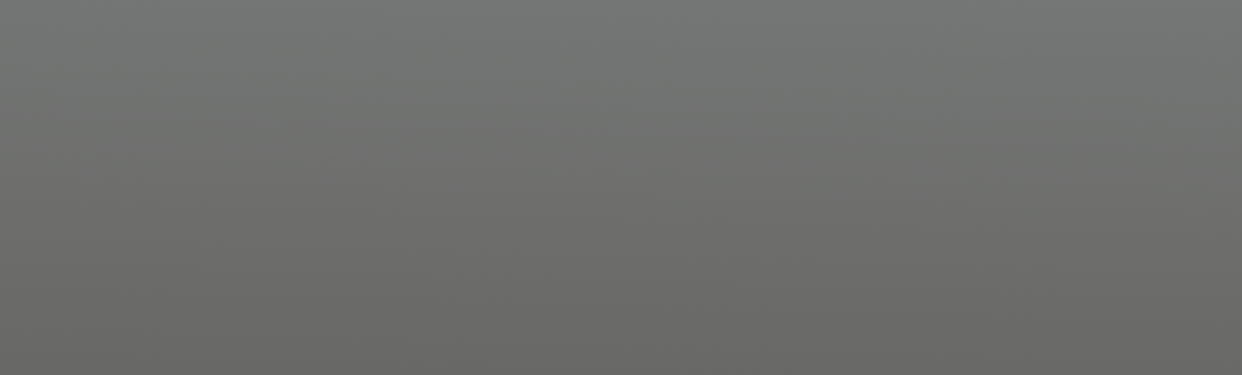
#> input picture dev/fog_mask.png, 1242 x 375 px, given in place of 000062.png, which was not available
$ jupyter execute --allow-errors darken.ipynb
#> lines starting #> are read from the running program, lines starting #| are printed output that depends on the picture; pictures that were not available may be replaced by others from this repository, and a replacement may not be noted
[cell 1]
from PIL import Image, ImageEnhance
import cv2
import numpy as np
import os
import numpy as np

[cell 2]
def darken_highlights(image_path, output_image_path, decrease_percent):
#> called with image_path = '000062.png', output_image_path = 'output_image.png', decrease_percent = 0.75
    img = cv2.imread(image_path)
#> img is the input picture: shape (375, 1242, 3); mean B, G, R 109.7, 111.2, 110.1
    hsv = cv2.cvtColor(img, cv2.COLOR_BGR2HSV)
#> hsv: shape (375, 1242, 3); mean H, S, V 52.7, 3.7, 111.2

    h, s, v = cv2.split(hsv)
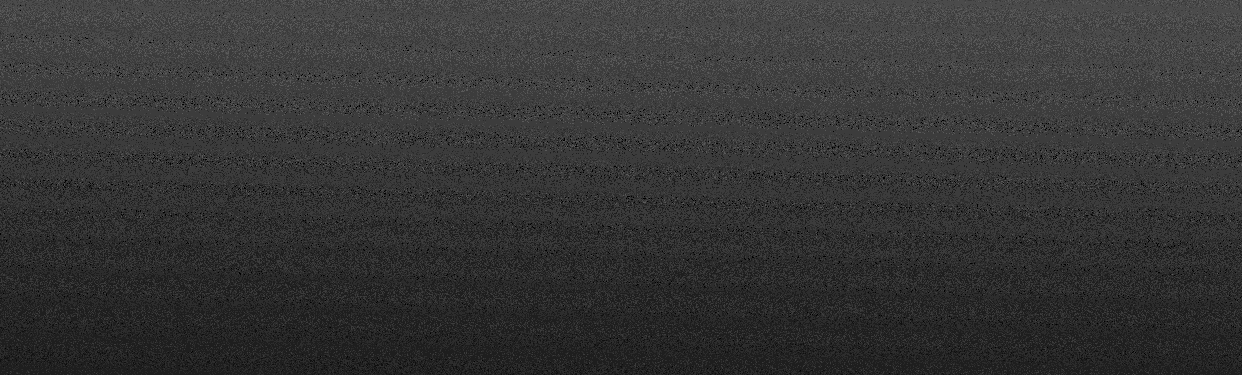
#> h: shape (375, 1242); min 0, max 90, mean 52.7
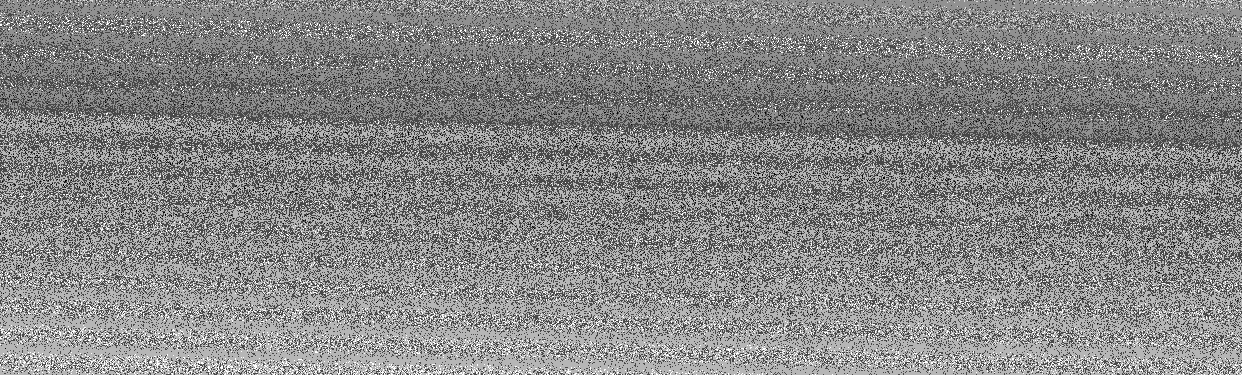
#> s: shape (375, 1242); min 0, max 7, mean 3.71; drawn with min black and max white
    v = np.where(v <= 160, v, v * decrease_percent * 0.4).astype(np.uint8)
    v = np.where(v <= 127, v, v * decrease_percent * 0.9).astype(np.uint8)
    v = np.where(v <= 100, v, v * decrease_percent).astype(np.uint8)
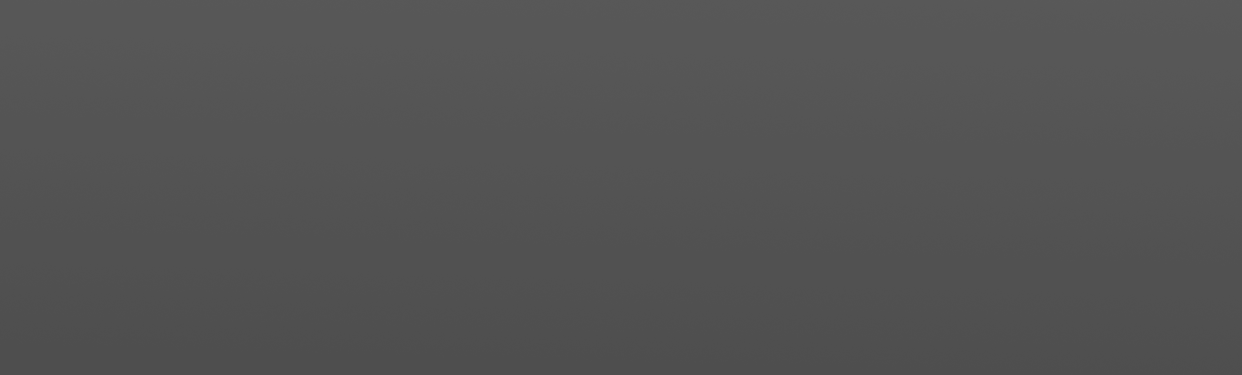
#> v: shape (375, 1242); min 78, max 89, mean 83
    s= np.uint8(s*0.8)
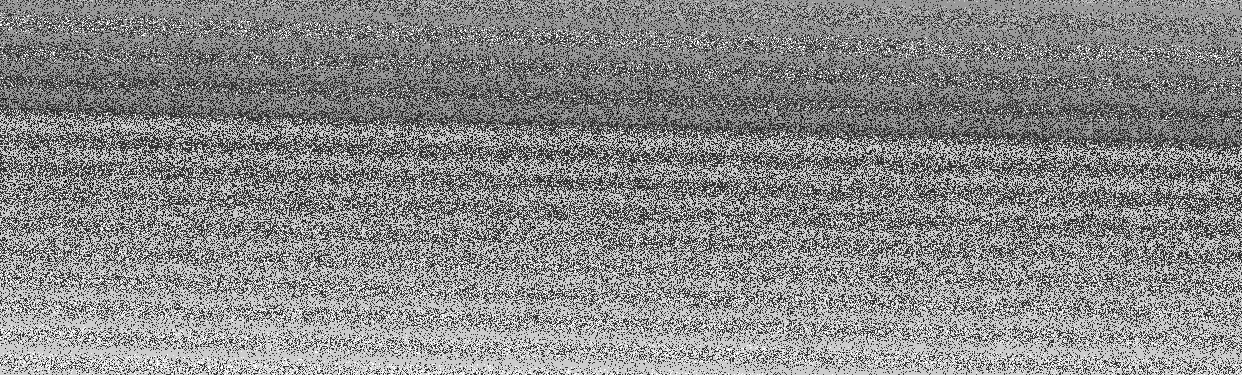
#> s: shape (375, 1242); min 0, max 5, mean 2.67; drawn with min black and max white
    final_hsv = cv2.merge([h, s, v])
#> final_hsv: shape (375, 1242, 3); mean H, S, V 52.7, 2.7, 83

    dark_img = cv2.cvtColor(final_hsv, cv2.COLOR_HSV2BGR)
    fog = cv2.imread('fog_mask.png',cv2.IMREAD_UNCHANGED)
    alpha = fog[:,:,3]
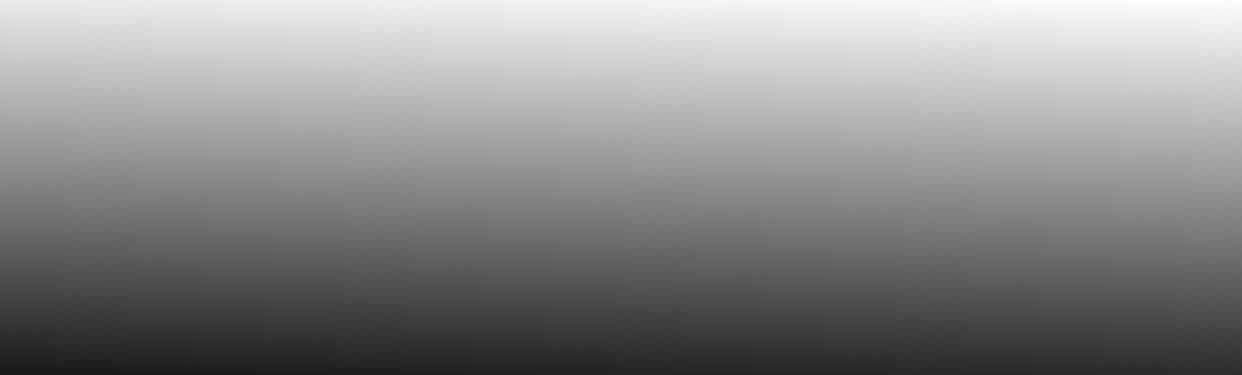
#> alpha: shape (375, 1242); min 24, max 254, mean 138.9
    alpha = cv2.cvtColor(alpha,cv2.COLOR_GRAY2BGR)
#> alpha: shape (375, 1242, 3)
    alpha = alpha.astype(float)/255

    fore = fog[:,:,0:3].astype(float)
    # Multiply the foreground with the alpha matte
    foreground = cv2.multiply(alpha, fore)
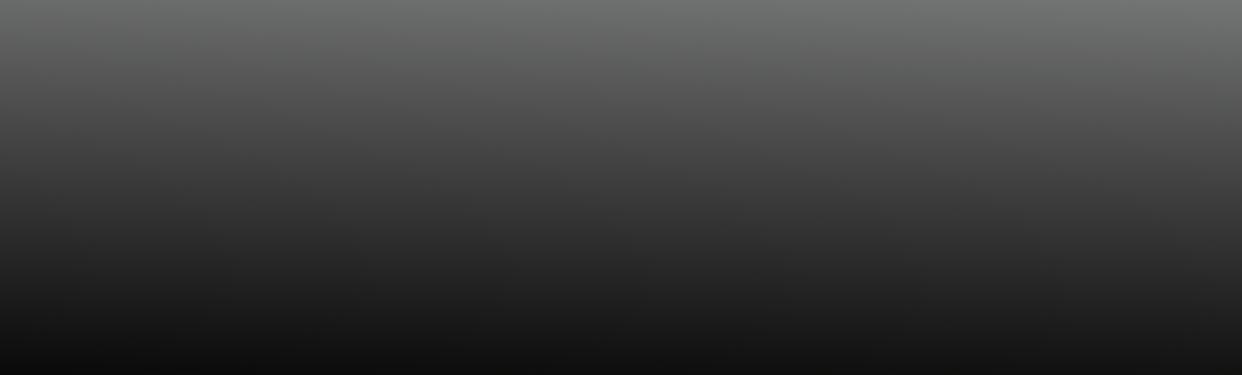
#> foreground: shape (375, 1242, 3) float64; mean B, G, R 60.7, 61.5, 60.8
    dark_img = dark_img.astype(float)
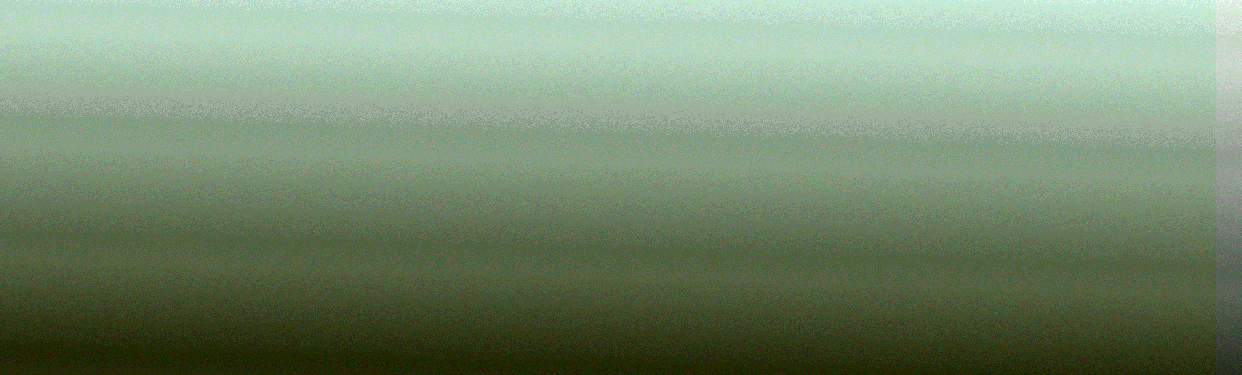
#> dark_img: shape (375, 1242, 3) float64; mean B, G, R 81.6, 83, 82; drawn with min black and max white
    # Multiply the background with ( 1 - alpha )

    background = cv2.multiply(1.0 - alpha, dark_img)
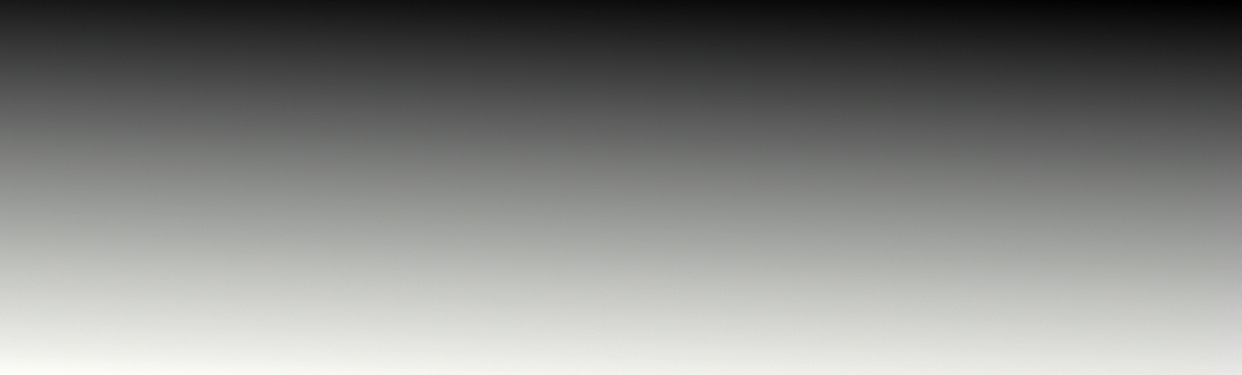
#> background: shape (375, 1242, 3) float64; mean B, G, R 36.4, 37.1, 36.7; drawn with min black and max white

    # Add the masked foreground and background.
    outImage = cv2.add(foreground, background)
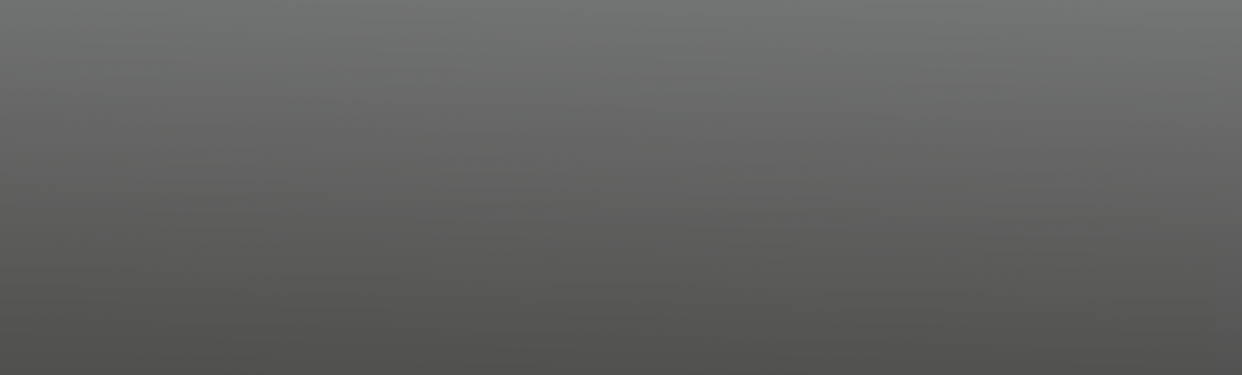
#> outImage: shape (375, 1242, 3) float64; mean B, G, R 97.1, 98.6, 97.5
    cv2.imwrite(output_image_path, outImage)

darken_highlights('000062.png', 'output_image.png', 0.75)

#> (a cell that did not finish here is left out)

    os.rename("label_2/" + str(i).zfill(6) + ".txt", "label_2/" + str(i+10000).zfill(6) + ".txt")

[cell 4]
f = open("train_new.txt","w")
for i in range(1,1100):
    f.write(str(i+10000).zfill(6)+"\n")
f.close()
